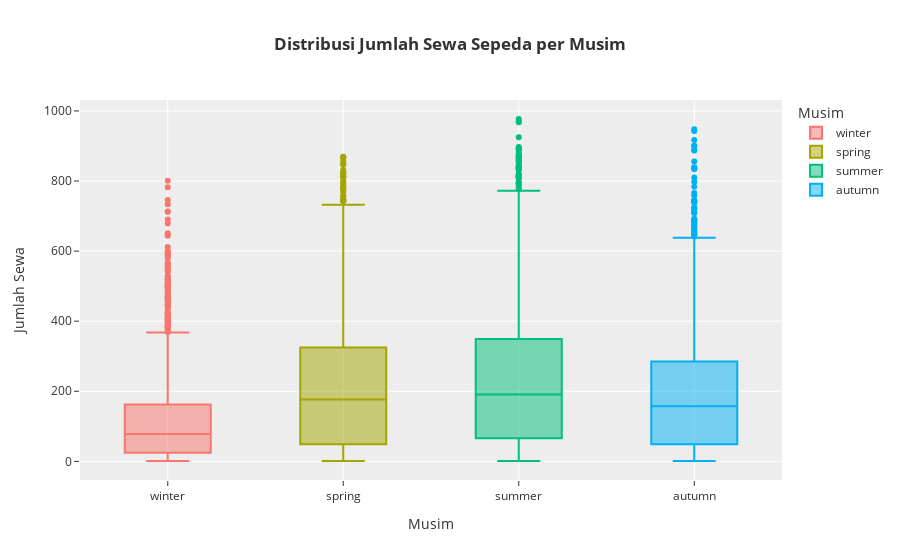

Here is the notebook cell this chart was saved with:
### Code cell
fig_season_count = px.box(df, x='season', y='count', color='season', template='ggplot2',
                          labels={'season': 'Musim', 'count': 'Jumlah Sewa'},
                          title='<b>Distribusi Jumlah Sewa Sepeda per Musim</b>',
                          category_orders={"season": ["winter", "spring", "summer", "autumn"]})
fig_season_count.show()

### Figure 1 — Plotly figure (JSON) as saved in the notebook; plotly's stock layout.template omitted (floating-point values rounded to 4 significant figures; data arrays with more than 128 entries replaced by an {"elided": "..."} marker saying what was removed)
{"data": [{"alignmentgroup": "True", "hovertemplate": "Musim=%{x}<br>Jumlah Sewa=%{y}<extra></extra>", "legendgroup": "winter", "marker": {"color": "#F8766D"}, "name": "winter", "notched": false, "offsetgroup": "winter", "orientation": "v", "showlegend": true, "type": "box", "x": {"elided": "1901 str values"}, "x0": " ", "xaxis": "x", "y": {"elided": "1901 int values"}, "y0": " ", "yaxis": "y"}, {"alignmentgroup": "True", "hovertemplate": "Musim=%{x}<br>Jumlah Sewa=%{y}<extra></extra>", "legendgroup": "spring", "marker": {"color": "#A3A500"}, "name": "spring", "notched": false, "offsetgroup": "spring", "orientation": "v", "showlegend": true, "type": "box", "x": {"elided": "1920 str values"}, "x0": " ", "xaxis": "x", "y": {"elided": "1920 int values"}, "y0": " ", "yaxis": "y"}, {"alignmentgroup": "True", "hovertemplate": "Musim=%{x}<br>Jumlah Sewa=%{y}<extra></extra>", "legendgroup": "summer", "marker": {"color": "#00BF7D"}, "name": "summer", "notched": false, "offsetgroup": "summer", "orientation": "v", "showlegend": true, "type": "box", "x": {"elided": "1943 str values"}, "x0": " ", "xaxis": "x", "y": {"elided": "1943 int values"}, "y0": " ", "yaxis": "y"}, {"alignmentgroup": "True", "hovertemplate": "Musim=%{x}<br>Jumlah Sewa=%{y}<extra></extra>", "legendgroup": "autumn", "marker": {"color": "#00B0F6"}, "name": "autumn", "notched": false, "offsetgroup": "autumn", "orientation": "v", "showlegend": true, "type": "box", "x": {"elided": "1925 str values"}, "x0": " ", "xaxis": "x", "y": {"elided": "1925 int values"}, "y0": " ", "yaxis": "y"}], "layout": {"boxmode": "overlay", "legend": {"title": {"text": "Musim"}, "tracegroupgap": 0}, "title": {"text": "<b>Distribusi Jumlah Sewa Sepeda per Musim</b>"}, "xaxis": {"anchor": "y", "categoryarray": ["winter", "spring", "summer", "autumn"], "categoryorder": "array", "domain": [0, 1], "title": {"text": "Musim"}}, "yaxis": {"anchor": "x", "domain": [0, 1], "title": {"text": "Jumlah Sewa"}}}}
